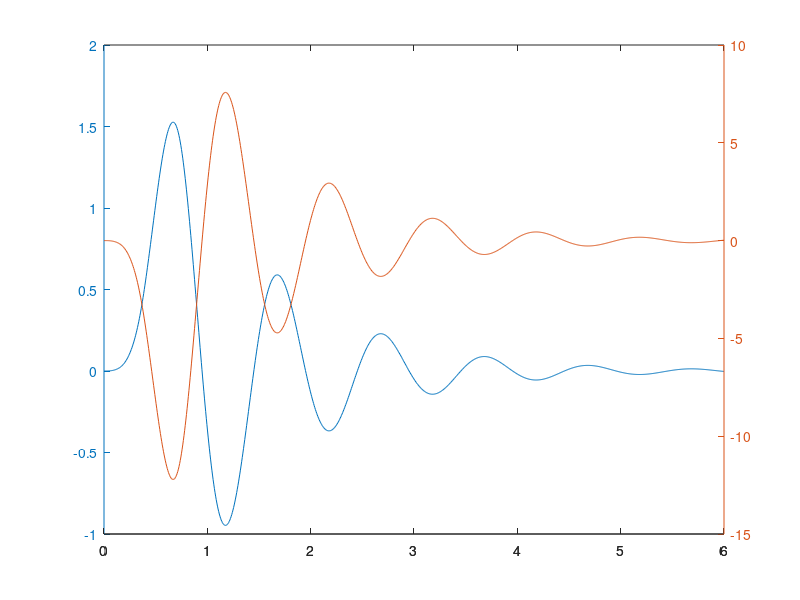

Source code (MATLAB):
function TP6MVP4
m=0.2;
c=0.4;
k=8;
dt=0.12;
t=0:dt:6;
dt2=0.006;
t2=0:dt2:6;
F=zeros(1,length(t));
F(2)=1; F(3)=4; F(4)=9; F(5)=9; F(6)=6;
P=interp1(t,F,t2,'linear');
z=c/(2*(m*k)^0.5);
wn=(k/m)^0.5;
wd=wn*(1-z^2)^0.5;

x=zeros(1,length(t2));
v=zeros(1,length(t2));
a=zeros(1,length(t2));

for i=1:length(t2)-1
  x(i+1)=x(i)+dt2*v(i)+((dt2^2)/(2*m))*(P(i)-c*v(i)-k*x(i));
  v(i+1)=(2/dt2)*(x(i+1)-x(i))-v(i);
endfor
x(1:6)
Felastica=-k*x;
#plot(t2,P);
plotyy(t2,x,t2,Felastica);
endfunction
